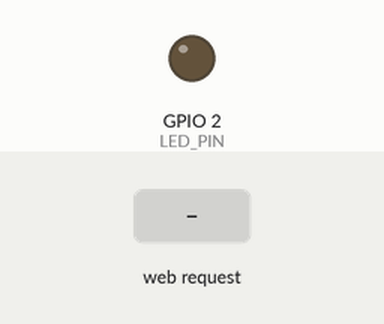
Recording of a program running on a simulated ESP32. Parts: output pins drawn as LEDs (lit = HIGH). The inputs (shaded band) are chosen by the test bench. WiFi joins after 1.5 s; servers stay silent unless stated; what the program prints to the serial monitor is not drawn.

Above: at 2.7 s.
2.8 s: HTTP request GET /on received
At 4.0 s:
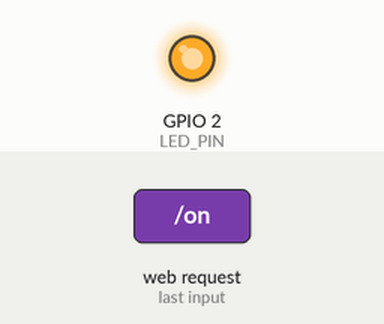
4.3 s: HTTP request GET /off received
At 5.2 s:
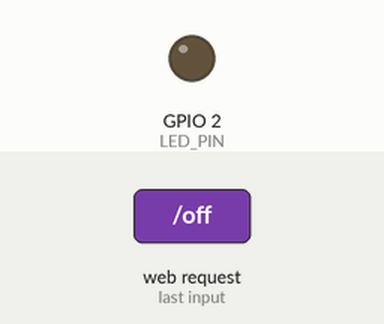
Timing chart, 0 to 7.3 s (numbered marks = the images above; inputs shaded):
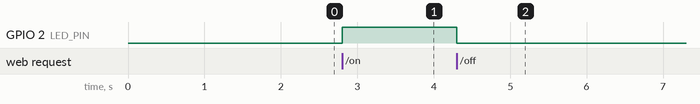

Measured:
- after the input at 2.8 s, GPIO 2 (LED_PIN): LOW → HIGH at once
- after the input at 4.3 s, GPIO 2 (LED_PIN): HIGH → LOW at once

The program:

main.cpp
```cpp
#include <Arduino.h>
#include <WiFi.h>
#include <WebServer.h>

// ── Change these to your Wi-Fi details ──
const char* ssid = "KBWick";
const char* password = "12345678";

// GPIO 2 is the onboard LED on most ESP32 boards
const int LED_PIN = 2;

// Create a web server listening on port 80
// Port 80 is the default HTTP port — no need to type :80 in browser
WebServer server(80);

// ── This function runs when browser visits http://[IP]/on ──
void handleOn() {
  digitalWrite(LED_PIN, HIGH);   // Turn LED on
  server.send(200, "text/plain", "LED is ON");
  Serial.println("Command received: LED ON");
}

// ── This function runs when browser visits http://[IP]/off ──
void handleOff() {
  digitalWrite(LED_PIN, LOW);    // Turn LED off
  server.send(200, "text/plain", "LED is OFF");
  Serial.println("Command received: LED OFF");
}

// ── This runs when browser visits http://[IP]/ (root) ──
void handleRoot() {
  // Send a simple HTML page with two buttons
  String html = "<h1>ESP32 LED Control</h1>";
  html += "<a href='/on'><button>LED ON</button></a> ";
  html += "<a href='/off'><button>LED OFF</button></a>";
  server.send(200, "text/html", html);
}

void setup() {
  Serial.begin(115200);
  pinMode(LED_PIN, OUTPUT);
  digitalWrite(LED_PIN, LOW);   // Start with LED off

  // Connect to Wi-Fi
  Serial.print("Connecting to Wi-Fi");
  WiFi.begin(ssid, password);

  // Wait until connected — each dot = 500ms waiting
  while (WiFi.status() != WL_CONNECTED) {
    delay(500);
    Serial.print(".");
  }

  // Print the IP address — you need this for the browser!
  Serial.println("\nConnected!");
  Serial.print("Open this in your browser: http://");
  Serial.println(WiFi.localIP());

  // Register which function handles which URL
  server.on("/",    handleRoot);
  server.on("/on",  handleOn);
  server.on("/off", handleOff);

  // Start the server
  server.begin();
  Serial.println("HTTP server started.");
}

void loop() {
  // This line checks for incoming browser requests every loop
  // Without this, the server won't respond to anything
  server.handleClient();
}
```
